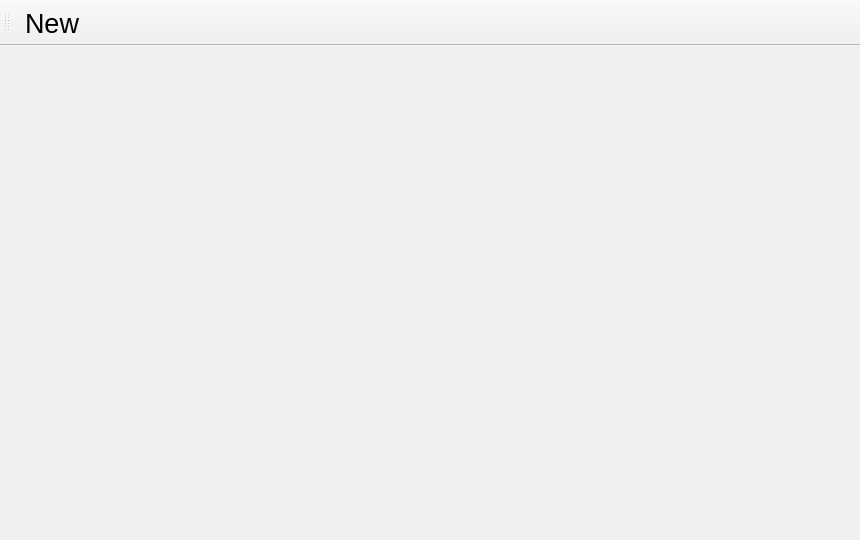
<?xml version="1.0" encoding="UTF-8"?>
<ui version="4.0">
 <class>MainWindow</class>
 <widget class="QMainWindow" name="MainWindow">
  <property name="geometry">
   <rect>
    <x>0</x>
    <y>0</y>
    <width>860</width>
    <height>540</height>
   </rect>
  </property>
  <property name="windowTitle">
   <string>MainWindow</string>
  </property>
  <widget class="QWidget" name="centralwidget">
   <property name="sizePolicy">
    <sizepolicy hsizetype="Preferred" vsizetype="Preferred">
     <horstretch>0</horstretch>
     <verstretch>0</verstretch>
    </sizepolicy>
   </property>
   <property name="maximumSize">
    <size>
     <width>16777215</width>
     <height>16777215</height>
    </size>
   </property>
   <property name="sizeIncrement">
    <size>
     <width>0</width>
     <height>0</height>
    </size>
   </property>
   <property name="baseSize">
    <size>
     <width>6</width>
     <height>0</height>
    </size>
   </property>
   <layout class="QVBoxLayout" name="verticalLayout"/>
  </widget>
  <widget class="QMenuBar" name="menubar">
   <property name="geometry">
    <rect>
     <x>0</x>
     <y>0</y>
     <width>860</width>
     <height>26</height>
    </rect>
   </property>
  </widget>
  <widget class="QToolBar" name="toolBar">
   <property name="windowTitle">
    <string>toolBar</string>
   </property>
   <attribute name="toolBarArea">
    <enum>TopToolBarArea</enum>
   </attribute>
   <attribute name="toolBarBreak">
    <bool>false</bool>
   </attribute>
   <addaction name="actionNew"/>
  </widget>
  <action name="actionNew">
   <property name="text">
    <string>New</string>
   </property>
   <property name="font">
    <font>
     <pointsize>20</pointsize>
    </font>
   </property>
  </action>
 </widget>
 <resources/>
 <connections/>
</ui>
